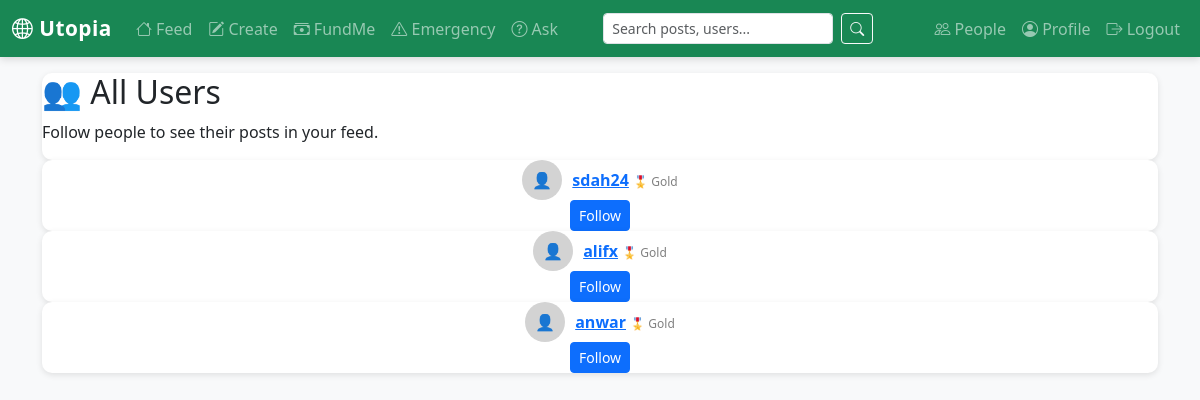
Page /accounts/people/ (signed in) on the earlier database version.
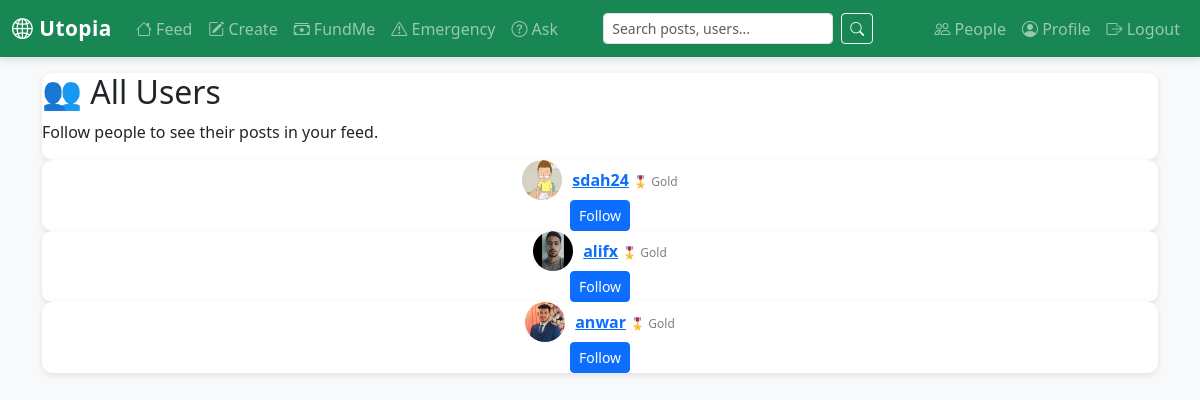
Same page on the later database version.
### accounts/models.py (models this page shows, shortened)
class Profile(models.Model):
    user = models.OneToOneField(User, on_delete=models.CASCADE)
    display_name = models.CharField(max_length=150, blank=True)
    bio = models.TextField(blank=True)
    profile_image = models.ImageField(upload_to='profiles/', blank=True, null=True)
    quiz_score = models.IntegerField(null=True, blank=True)    # percent or raw
    badge = models.CharField(max_length=50, choices=[("Bronze","Bronze"),("Silver","Silver"),("Gold","Gold")], default="Bronze")
    created_at = models.DateTimeField(auto_now_add=True)
    updated_at = models.DateTimeField(auto_now=True)
    profile_picture = models.ImageField(upload_to='profile_pics/', blank=True, null=True)

### accounts/views.py (the view)
# urls.py: path('people/', views.people_list, name='people_list'),
@login_required
def people_list(request):
    from .models import Profile
    people = Profile.objects.exclude(user=request.user)
    following_ids = []
    if hasattr(request.user, 'following'):
        following_ids = request.user.following.values_list('id', flat=True)
    return render(request, 'accounts/people_list.html', {
        'people': people,
        'following_ids': following_ids,
    })

### templates/accounts/people_list.html (shortened to what this page needs)
{% extends "base.html" %}
{% block content %}
<div class="card">
  <h2>👥 All Users</h2>
  <p class="muted">Follow people to see their posts in your feed.</p>
</div>
{% for person in people %}
  <div class="card" style="display:flex;justify-content:space-between;align-items:center">
    <div style="display:flex;align-items:center;gap:10px;">
      {% if person.profile_picture %}
        <img src="{{ person.profile_picture.url }}" alt="Profile" style="width:40px;height:40px;border-radius:50%;">
      {% else %}
        <div style="width:40px;height:40px;border-radius:50%;background:lightgray;display:flex;align-items:center;justify-content:center;">👤</div>
      {% endif %}
      <div>
        <strong><a href="{% url 'posts:profile_posts' person.id %}">{{ person.user.username }}</a></strong>
        {% if person.badge %}
          <span style="font-size:12px;color:gray;">🎖️ {{ person.badge|title }}</span>
        {% endif %}
      </div>
    </div>
    <div>
      <form method="post" action="{% url 'posts:toggle_follow' person.id %}">
        {% if person.id in following_ids %}
          <button type="submit" class="btn btn-sm btn-secondary">Unfollow</button>
        {% else %}
          <button type="submit" class="btn btn-sm btn-primary">Follow</button>
        {% endif %}
      </form>
    </div>
  </div>
{% empty %}
  <div class="card">No other users found.</div>
{% endfor %}
{% endblock %}

Differences in the rows shown:
changed Profile "sdah24": profile_picture: picture added; no longer shows "👤"
changed Profile "alifx": profile_picture: picture added; no longer shows "👤"
changed Profile "anwar": profile_picture: picture added; no longer shows "👤"
